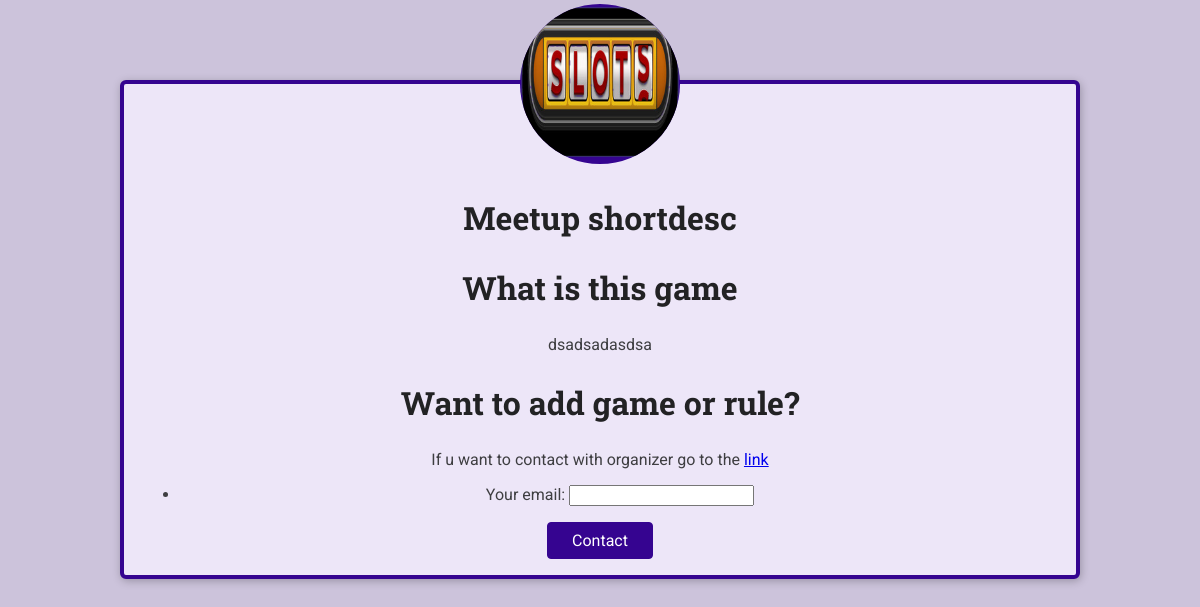
/game/slot, run on the app's committed database.
### games/models.py (models this page shows, shortened)
class Game(models.Model):
    title = models.CharField(max_length=30)
    organizer_email= models.EmailField()
    date = models.DateField()
    slug = models.SlugField(unique=True)
    shortdesc = models.TextField()
    image = models.ImageField(upload_to='img')
    participants = models.ManyToManyField(Participant, blank=True, null=True)

### games/views.py (the view, shortened to what this page needs)
# urls.py: path('game/<slug:game_slug>', views.game_details, name='game-detail'),
def game_details(request, game_slug):
    try:
        selected_game = Game.objects.get(slug=game_slug)
        if request.method == 'GET':
            registration_form = RegistrationForm()
        return render(request, 'games/game-details.html', {
                'game_found': True,
                'game':selected_game,
                'form': registration_form
        })
    except Exception as exc:
        return render(request, 'games/game-details.html', {
            'game_found': False
        })

### games/forms.py
class RegistrationForm(forms.Form):
    email = forms.EmailField(label='Your email')

### games/templates/games/game-details.html (shortened to what this page needs)
{% load static %}
<!DOCTYPE html>
<html lang="en">
<head>
    <link rel="stylesheet" href="{% static 'games/css/base.css' %}">
    <link rel="stylesheet" href="{% static 'games/css/game-detail.css' %}">
</head>
<body>
    {% if game_found %}
        <main>
            <article>
                <img id="main-image" src="{{ game.image.url }}" alt="{{ game.title }}">
                <section>
                    <h2>Meetup shortdesc</h2>
                </section>
                <section class="details">
                    <h2>What is this game</h2>
                    <p>{{ game.shortdesc }}</p>
                </section>
                <h2>Want to add game or rule?</h2>
                <p>If u want to contact with organizer go to the <a href="mailto:{{ game.organizer_email }}">link</a></p>
                <section class="registration">
                    <form action="{% url 'game-detail' game.slug %}" method="post">
                        <ul>
                        {{ form.as_ul }}
                    </ul>
                    <div class="registration-actions">
                        <button>Contact</button>
                    </div>
                    </form>
                </section>
            </article>
        </main>
    {% else %}
        <p>No games for this slug</p>
    {% endif %}
</body>
</html>

### games/static/games/css/base.css (style rules this page uses)
* { box-sizing: border-box; }
body { font-family: 'Roboto', sans-serif; margin: 0; background-color: #ccc3db; color: #3e3e41; }
h1, h2, h3 { font-family: 'Roboto Slab', sans-serif; color: #222224; }
button, .btn { cursor: pointer; font: inherit; padding: 0.5rem 1.5rem; background-color: #350490; border: 1px solid #350490; color: white; border-radius: 4px; text-decoration: none; }

### games/static/games/css/game-detail.css (style rules this page uses)
article { max-width: 60rem; margin: 5rem auto; border-radius: 6px; background-color: #ede6f8; border: 4px solid #350490; box-shadow: 1px 2px 8px rgba(0, 0, 0, 0.25); position: relative; padding: 1rem; text-align: center; }
#main-image { width: 10rem; height: 10rem; object-fit: cover; position: absolute; top: -5rem; left: calc(50% - 5rem); border-radius: 50%; background-color: #350490; }
section:first-of-type { margin-top: 6rem; }
h2 { font-size: 2rem; }

### data on the page
Game: image (picture), shortdesc "dsadsadasdsa"
